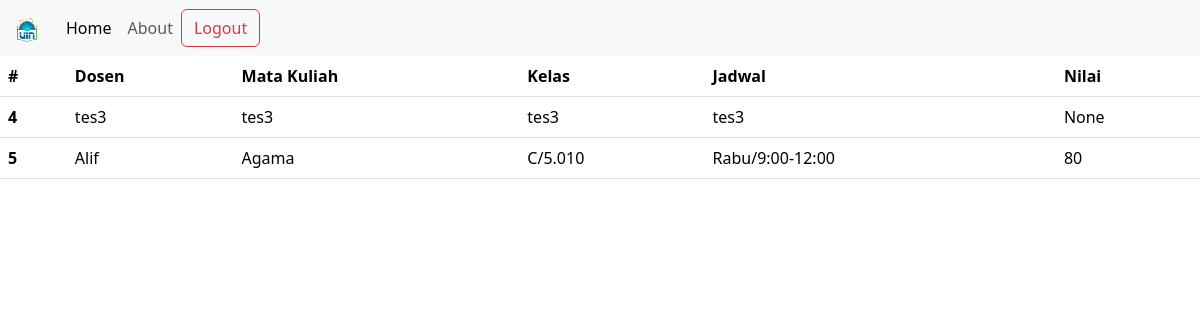
/home/lihat_nilai (signed in), run on the app's committed database.
### tables this page shows
CREATE TABLE KRS (
                id_matkul INTEGER PRIMARY KEY,
                dosen TEXT NOT NULL,
                Kelas TEXT NOT NULL,
                Hari_Waktu TEXT NOT NULL,
                nilai INTERGER
            , matkul TEXT, siswa TEXT);

### main.py (the view)
@app.route("/home/lihat_nilai")
def lihat_nilai():
    nilai = data_siswa(session.get('username'))
    return render_template("nilai_siswa.html", users=nilai)

### database.py (called while the page is built)
def data_siswa(email):
    conn = sqlite3.connect('users.db')
    cursor = conn.cursor()
    cursor.execute("SELECT name FROM users WHERE email = ?", (email,))
    result = cursor.fetchone()
    cursor.execute("SELECT * FROM KRS WHERE siswa = ?", (result[0],))
    rows = cursor.fetchall()
    cursor.close()
    conn.close()
    hasil = []
    for row in rows:
        row = {"id": f"{row[0]}", "dosen": row[1], "kelas": row[2],
               "jadwal": row[3], "nilai": row[4], "matkul": row[5], "siswa": row[6]}
        hasil.append(row)
    return hasil

### templates/nilai_siswa.html (shortened to what this page needs)
<!DOCTYPE html>
<html lang="en">
<head>
  <link href="https://cdn.jsdelivr.net/npm/bootstrap@5.3.3/dist/css/bootstrap.min.css" rel="stylesheet">
</head>
<body>
    <nav class="navbar navbar-expand-lg bg-light">
      <div class="container-fluid">
          <a class="navbar-brand" href="#">
              <img src="/static/Logo_UIN.png" alt="UIN" width="30" height="24">
          </a>
        <div class="collapse navbar-collapse" id="navbarNav">
          <ul class="navbar-nav">
               <li class="nav-item">
                  <a class="nav-link active" aria-current="page" href="/home">Home</a>
              </li>
              <li class="nav-item">
                  <a class="nav-link" aria-current="page" href="/about">About</a>
              </li>
          </ul>
          <form class="d-flex" action="/logout">
            <button class="btn btn-outline-danger" type="submit">Logout</button>
          </form>
        </div>
      </div>
    </nav>
<table class="table">
  <thead>
    <tr>
      <th scope="col">#</th>
      <th scope="col">Dosen</th>
      <th scope="col">Mata Kuliah</th>
      <th scope="col">Kelas</th>
      <th scope="col">Jadwal</th>
      <th scope="col">Nilai</th>
    </tr>
  </thead>
  <tbody>
    {% for user in users %}
      <tr>
        <th scope="row">{{ user.id }}</th>
        <td>{{ user.dosen }}</td>
        <td>{{ user.matkul }}</td>
        <td>{{ user.kelas }}</td>
        <td>{{ user.jadwal }}</td>
        <td>{{ user.nilai }}</td>
      </tr>
    {% endfor %}
  </tbody>
</table>
</body>
</html>

### data on the page
KRS: id "4", dosen "tes3", matkul "tes3", kelas "tes3", jadwal "tes3", nilai "None"
KRS: id "5", dosen "Alif", matkul "Agama", kelas "C/5.010", jadwal "Rabu/9:00-12:00", nilai "80"
